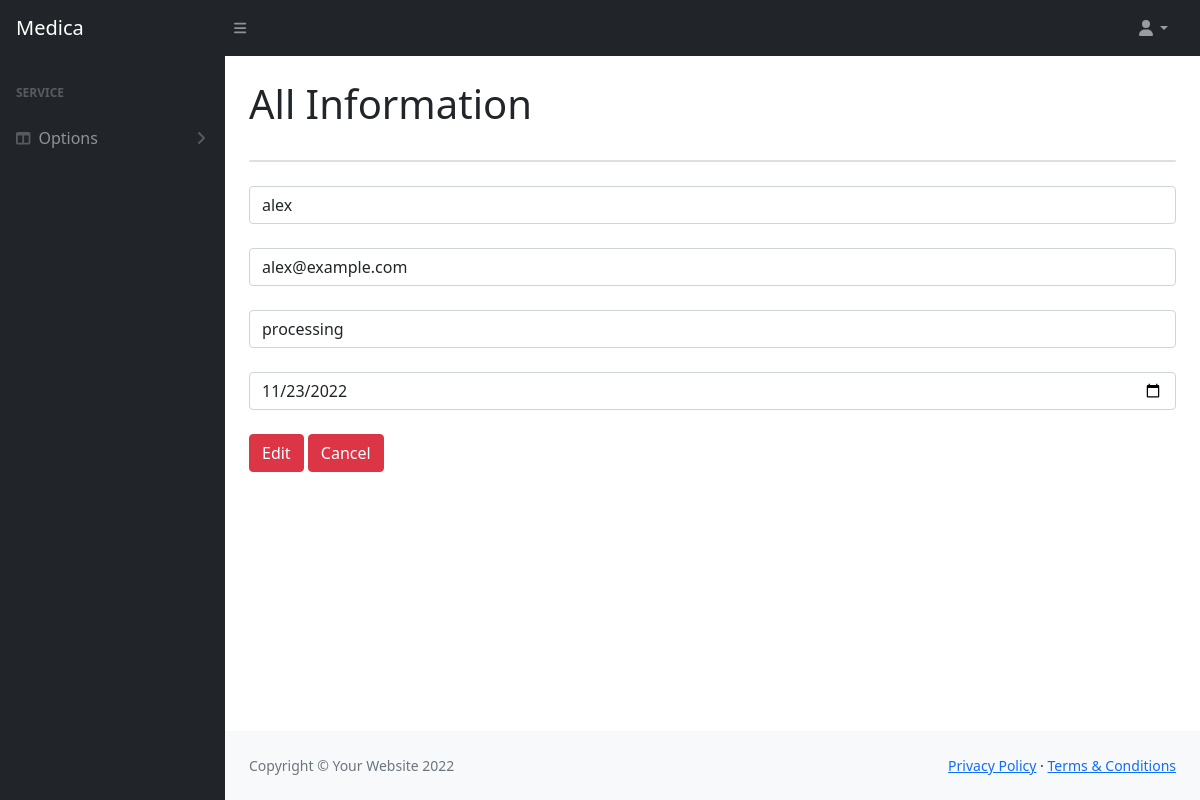
Page /1/payment_edit/ on the committed database.
### user/models.py (models this page shows)
class Payment(models.Model):
    pdate = models.DateField(null = True)
    username = models.CharField(max_length=32)
    email = models.EmailField(max_length=32)
    status = models.CharField(max_length=32)

### management/views.py (the view, shortened to what this page needs)
# urls.py: path('<id>/payment_edit/', views.payment_edit, name='payment_edit'),
def payment_edit(request, id):
    context = {}
    context["payment"] = Payment.objects.filter(id=id)
    return render(request, 'payment_edit.html', context)

### management/templates/payment_edit.html (shortened to what this page needs)
{% extends 'admin-tables-temple.html' %}
{% block content %}
{% for obj in payment %}
<form method="post" id="contactForm" data-sb-form-api-token="API_TOKEN">
    <div class="row input-group-newsletter">
        <div class="col"><input class="form-control" name="username" id="username" type="username" value="{{obj.username}}"
                data-sb-validations="required, name" /></div>
    </div>
    <br>
    <div class="row input-group-newsletter">
        <div class="col"><input class="form-control" name="email" id="email" type="email" value="{{obj.email}}"
                data-sb-validations="required, email" /></div>
    </div>
    <br>
    <div class="row input-group-newsletter">
        <div class="col"><input class="form-control" name="status" id="status" type="text" value="{{obj.status}}"
                data-sb-validations="required, comment" /></div>
    </div>
    <br>
    <div class="row input-group-newsletter">
        <div class="col"><input class="form-control" name="date" id="date" type="date"
                value="{{obj.pdate|date:'Y-m-d'}}" data-sb-validations="required, date" /></div>
    </div>
    <br>
    <button class="btn btn-danger btn-xs" type="submit" href="{% url 'payment_mag' %}">Edit</button>
    <a class="btn btn-danger btn-xs" type="submit" href="{% url 'payment_mag' %}">Cancel</a>
</form>
{% endfor %}
{% endblock %}

### rows in the picture
Payment: username "alex", email "alex@example.com", status "processing", date "11/23/2022"
